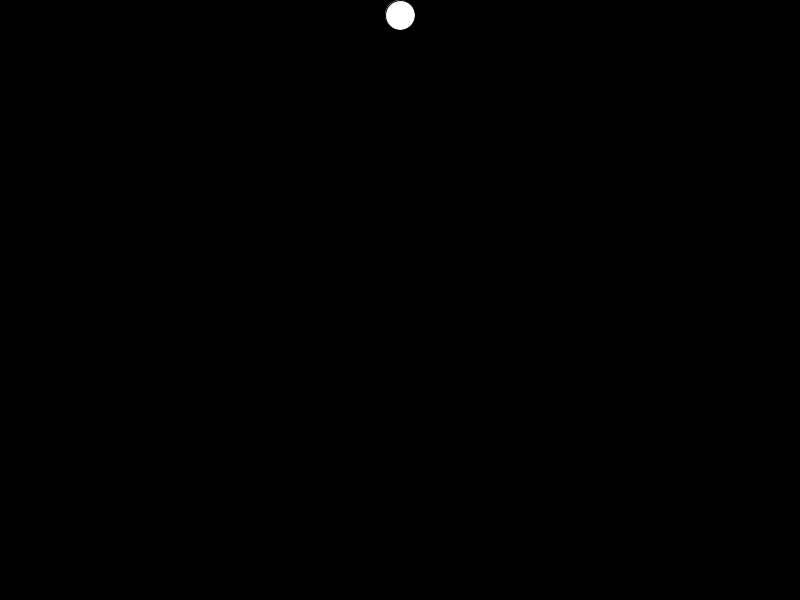
Frame 1 (no input)
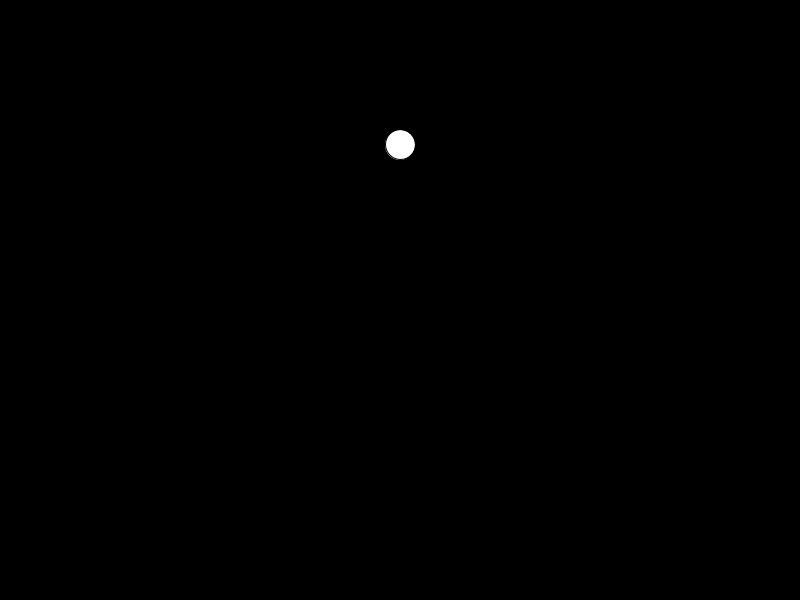
Frame 60 (the mouse pressed at the canvas centre just before this capture)
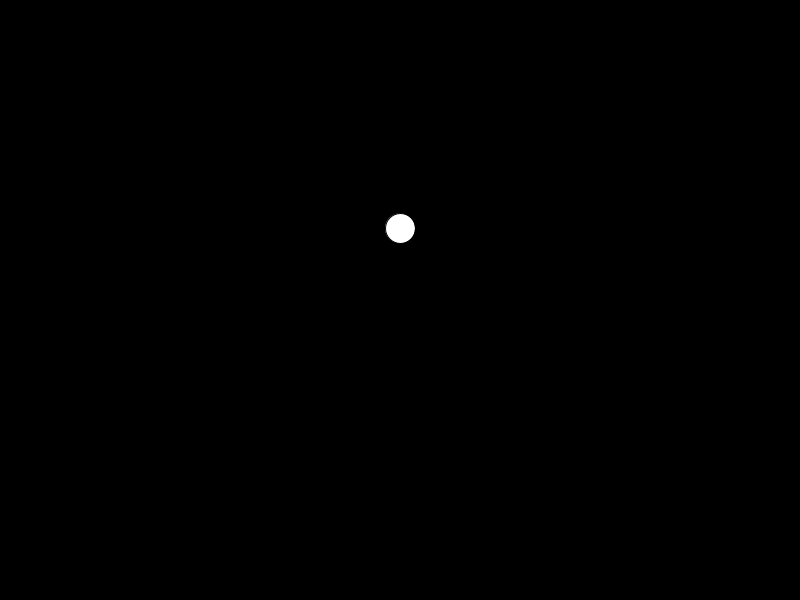
Frame 120 (the mouse held since frame 60 and released just before this capture)

The Processing sketch that drew these frames (run headless with seeded random() and noise(); from frame 60 on, the mouse is pressed at the canvas centre):

// Processing sketch: GravityBall_pde
// ── GravityBall_pde.pde
float x, y, sz, velX, velY, gravity;

void setup(){
  size(800,600);
  y = 15;
  x = width/2;
  sz = 30;
  velX = 0;
  velY = 0;
  gravity = 1;
}

void draw(){
  background(0);
  ellipse(x,y,sz,sz);
  velY += gravity;
  y += velY;
  if (y + sz/2 > height){
   y = height -sz/2;
   velY = -abs(velY)*.9;
  }
  
}
